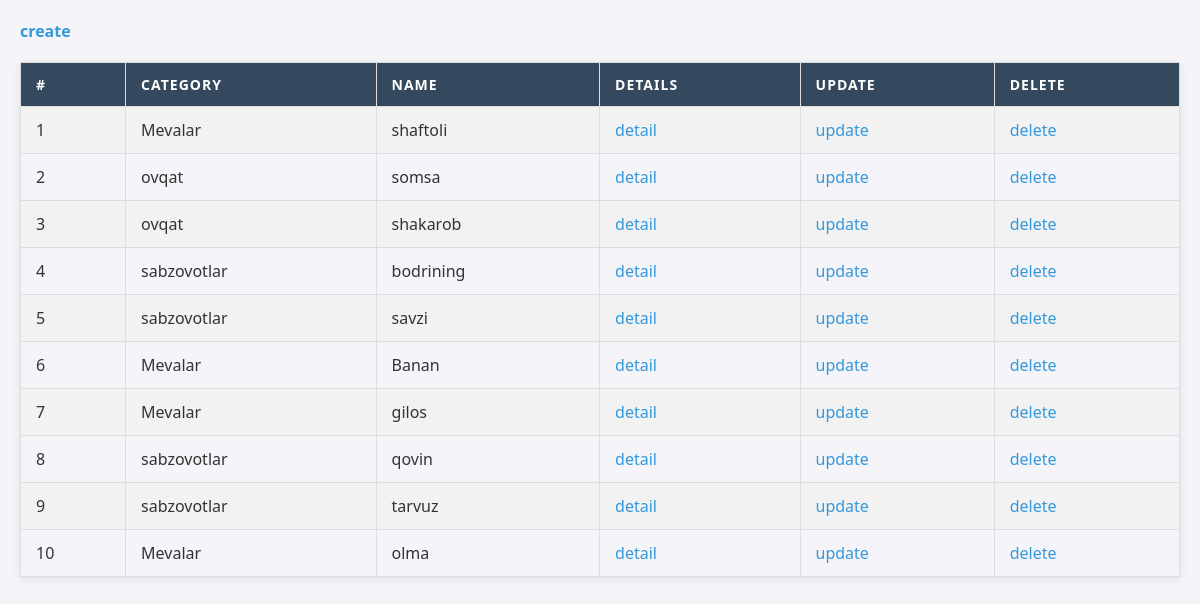
The app's page /main/back-office/product/list with its own data.
### Goods/models.py (models this page shows, shortened)
class Product(models.Model):
    name = models.CharField(max_length=255)
    quantity = models.PositiveIntegerField(default=1)
    price = models.DecimalField(max_digits=8, decimal_places=2)
    category = models.ForeignKey(Category, on_delete=models.CASCADE, related_name='products')
    description = models.TextField()

class Category(models.Model):
    name = models.CharField(max_length=255)
    title = models.TextField()
    img = models.ImageField(upload_to='category_img')

### Goods/back-office/product/views.py (the view)
# urls.py: path('list', views.listProduct, name='listProduct'),
def listProduct(request):
    queryset = models.Product.objects.all()
    context = {}
    context['queryset'] = queryset
    return render(request, 'back-office/product/list.html',context)

### templates/back-office/product/list.html (shortened to what this page needs)
<!DOCTYPE html>
{% load static %}
<html lang="en">
<head>
    <link rel="stylesheet" href="{% static 'assets/css/productList.css' %}">
</head>
<body>
    <a href="{% url 'createProduct' %}">create</a>
    <table>
        <tr>
            <th>#</th>
            <th>category</th>
            <th>name</th>
            <th>Details</th>
            <th>Update</th>
            <th>Delete</th>
        </tr>
        {% for product in queryset %}
        <tr>
            <td>{{forloop.counter}}</td>
            <td>{{product.category.name}}</td>
            <td>{{product.name}}</td>
            <td><a href="{% url 'detailProduct' product.id %}">detail</a></td>
            <td><a href="{% url 'updateProduct' product.id %}">update</a></td>
            <td><a href="{% url 'deleteProduct' product.id %}">delete</a></td>
        </tr>
        {% endfor %}
    </table>
</body>
</html>

### static/assets/css/productList.css (style rules this page uses)
body { font-family: 'Segoe UI', Tahoma, Geneva, Verdana, sans-serif; margin: 20px; background-color: #f4f4f9; color: #333; }
a { color: #3498db; text-decoration: none; font-weight: bold; transition: color 0.3s ease; }
table { width: 100%; border-collapse: collapse; margin-top: 20px; box-shadow: 0 2px 8px rgba(0, 0, 0, 0.1); }
th, td { border: 1px solid #ddd; padding: 12px 15px; text-align: left; transition: background-color 0.3s ease; }
th { background-color: #34495e; color: #fff; text-transform: uppercase; font-size: 14px; letter-spacing: 1px; }
tr:nth-child(even) { background-color: #f2f2f2; }
td a { color: #3498db; text-decoration: none; font-weight: normal; }

### records on screen
Product: category.name "Mevalar", name "shaftoli"
Product: category.name "ovqat", name "somsa"
Product: category.name "ovqat", name "shakarob"
Product: category.name "sabzovotlar", name "bodrining"
Product: category.name "sabzovotlar", name "savzi"
Product: category.name "Mevalar", name "Banan"
Product: category.name "Mevalar", name "gilos"
Product: category.name "sabzovotlar", name "qovin"
Product: category.name "sabzovotlar", name "tarvuz"
Product: category.name "Mevalar", name "olma"
